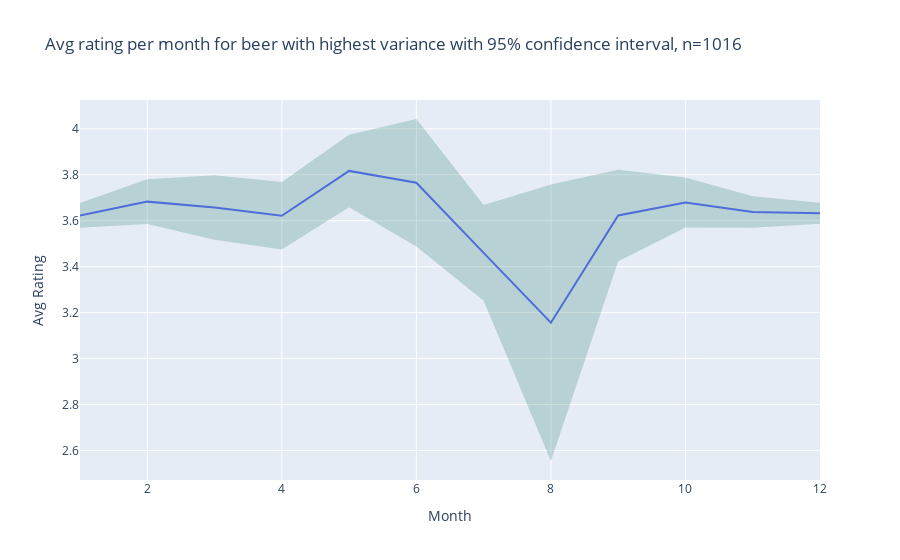

The cell this chart's notebook holds for it:
### Code cell
# identify beer with highest variance
most_var_beer_df = reviews_df[reviews_df["beer_id"] == seasonal_beer_ids[3]]
monthly_avg_ci_fig(most_var_beer_df,
                   title = f'Avg rating per month for beer with highest variance with 95% confidence interval, n={most_var_beer_df.shape[0]}')

### Figure 1 — Plotly figure (JSON) as saved in the notebook; plotly's stock layout.template omitted (floating-point values rounded to 4 significant figures)
{"data": [{"hovertemplate": "Month=%{x}<br>Avg Rating=%{y}<extra></extra>", "legendgroup": "", "line": {"color": "#636efa", "dash": "solid"}, "marker": {"symbol": "circle"}, "mode": "lines", "name": "", "orientation": "v", "showlegend": false, "type": "scatter", "x": [1, 2, 3, 4, 5, 6, 7, 8, 9, 10, 11, 12], "xaxis": "x", "y": [3.623, 3.683, 3.658, 3.622, 3.817, 3.765, 3.46, 3.156, 3.623, 3.68, 3.638, 3.632], "yaxis": "y"}, {"fill": "toself", "fillcolor": "rgba(0,100,80,0.2)", "hoverinfo": "skip", "line": {"color": "rgba(255,255,255,0)"}, "showlegend": false, "type": "scatter", "x": [1, 2, 3, 4, 5, 6, 7, 8, 9, 10, 11, 12, 12, 11, 10, 9, 8, 7, 6, 5, 4, 3, 2, 1], "y": [3.677, 3.781, 3.798, 3.769, 3.974, 4.043, 3.668, 3.758, 3.822, 3.789, 3.706, 3.678, 3.586, 3.57, 3.57, 3.424, 2.554, 3.252, 3.488, 3.659, 3.475, 3.517, 3.586, 3.569]}], "layout": {"legend": {"tracegroupgap": 0}, "title": {"text": "Avg rating per month for beer with highest variance with 95% confidence interval, n=1016"}, "xaxis": {"anchor": "y", "domain": [0, 1], "title": {"text": "Month"}}, "yaxis": {"anchor": "x", "domain": [0, 1], "title": {"text": "Avg Rating"}}}}
